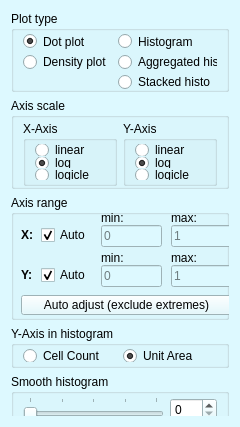
<?xml version="1.0" encoding="UTF-8"?>
<ui version="4.0">
 <class>Form</class>
 <widget class="QWidget" name="Form">
  <property name="geometry">
   <rect>
    <x>0</x>
    <y>0</y>
    <width>240</width>
    <height>421</height>
   </rect>
  </property>
  <property name="sizePolicy">
   <sizepolicy hsizetype="Preferred" vsizetype="Preferred">
    <horstretch>0</horstretch>
    <verstretch>0</verstretch>
   </sizepolicy>
  </property>
  <property name="minimumSize">
   <size>
    <width>240</width>
    <height>0</height>
   </size>
  </property>
  <property name="palette">
   <palette>
    <active>
     <colorrole role="WindowText">
      <brush brushstyle="SolidPattern">
       <color alpha="255">
        <red>0</red>
        <green>0</green>
        <blue>0</blue>
       </color>
      </brush>
     </colorrole>
     <colorrole role="Button">
      <brush brushstyle="SolidPattern">
       <color alpha="255">
        <red>221</red>
        <green>249</green>
        <blue>255</blue>
       </color>
      </brush>
     </colorrole>
     <colorrole role="Light">
      <brush brushstyle="SolidPattern">
       <color alpha="255">
        <red>255</red>
        <green>255</green>
        <blue>255</blue>
       </color>
      </brush>
     </colorrole>
     <colorrole role="Midlight">
      <brush brushstyle="SolidPattern">
       <color alpha="255">
        <red>238</red>
        <green>252</green>
        <blue>255</blue>
       </color>
      </brush>
     </colorrole>
     <colorrole role="Dark">
      <brush brushstyle="SolidPattern">
       <color alpha="255">
        <red>110</red>
        <green>124</green>
        <blue>127</blue>
       </color>
      </brush>
     </colorrole>
     <colorrole role="Mid">
      <brush brushstyle="SolidPattern">
       <color alpha="255">
        <red>147</red>
        <green>166</green>
        <blue>170</blue>
       </color>
      </brush>
     </colorrole>
     <colorrole role="Text">
      <brush brushstyle="SolidPattern">
       <color alpha="255">
        <red>0</red>
        <green>0</green>
        <blue>0</blue>
       </color>
      </brush>
     </colorrole>
     <colorrole role="BrightText">
      <brush brushstyle="SolidPattern">
       <color alpha="255">
        <red>255</red>
        <green>255</green>
        <blue>255</blue>
       </color>
      </brush>
     </colorrole>
     <colorrole role="ButtonText">
      <brush brushstyle="SolidPattern">
       <color alpha="255">
        <red>0</red>
        <green>0</green>
        <blue>0</blue>
       </color>
      </brush>
     </colorrole>
     <colorrole role="Base">
      <brush brushstyle="SolidPattern">
       <color alpha="255">
        <red>255</red>
        <green>255</green>
        <blue>255</blue>
       </color>
      </brush>
     </colorrole>
     <colorrole role="Window">
      <brush brushstyle="SolidPattern">
       <color alpha="255">
        <red>221</red>
        <green>249</green>
        <blue>255</blue>
       </color>
      </brush>
     </colorrole>
     <colorrole role="Shadow">
      <brush brushstyle="SolidPattern">
       <color alpha="255">
        <red>0</red>
        <green>0</green>
        <blue>0</blue>
       </color>
      </brush>
     </colorrole>
     <colorrole role="AlternateBase">
      <brush brushstyle="SolidPattern">
       <color alpha="255">
        <red>238</red>
        <green>252</green>
        <blue>255</blue>
       </color>
      </brush>
     </colorrole>
     <colorrole role="ToolTipBase">
      <brush brushstyle="SolidPattern">
       <color alpha="255">
        <red>255</red>
        <green>255</green>
        <blue>220</blue>
       </color>
      </brush>
     </colorrole>
     <colorrole role="ToolTipText">
      <brush brushstyle="SolidPattern">
       <color alpha="255">
        <red>0</red>
        <green>0</green>
        <blue>0</blue>
       </color>
      </brush>
     </colorrole>
    </active>
    <inactive>
     <colorrole role="WindowText">
      <brush brushstyle="SolidPattern">
       <color alpha="255">
        <red>0</red>
        <green>0</green>
        <blue>0</blue>
       </color>
      </brush>
     </colorrole>
     <colorrole role="Button">
      <brush brushstyle="SolidPattern">
       <color alpha="255">
        <red>221</red>
        <green>249</green>
        <blue>255</blue>
       </color>
      </brush>
     </colorrole>
     <colorrole role="Light">
      <brush brushstyle="SolidPattern">
       <color alpha="255">
        <red>255</red>
        <green>255</green>
        <blue>255</blue>
       </color>
      </brush>
     </colorrole>
     <colorrole role="Midlight">
      <brush brushstyle="SolidPattern">
       <color alpha="255">
        <red>238</red>
        <green>252</green>
        <blue>255</blue>
       </color>
      </brush>
     </colorrole>
     <colorrole role="Dark">
      <brush brushstyle="SolidPattern">
       <color alpha="255">
        <red>110</red>
        <green>124</green>
        <blue>127</blue>
       </color>
      </brush>
     </colorrole>
     <colorrole role="Mid">
      <brush brushstyle="SolidPattern">
       <color alpha="255">
        <red>147</red>
        <green>166</green>
        <blue>170</blue>
       </color>
      </brush>
     </colorrole>
     <colorrole role="Text">
      <brush brushstyle="SolidPattern">
       <color alpha="255">
        <red>0</red>
        <green>0</green>
        <blue>0</blue>
       </color>
      </brush>
     </colorrole>
     <colorrole role="BrightText">
      <brush brushstyle="SolidPattern">
       <color alpha="255">
        <red>255</red>
        <green>255</green>
        <blue>255</blue>
       </color>
      </brush>
     </colorrole>
     <colorrole role="ButtonText">
      <brush brushstyle="SolidPattern">
       <color alpha="255">
        <red>0</red>
        <green>0</green>
        <blue>0</blue>
       </color>
      </brush>
     </colorrole>
     <colorrole role="Base">
      <brush brushstyle="SolidPattern">
       <color alpha="255">
        <red>255</red>
        <green>255</green>
        <blue>255</blue>
       </color>
      </brush>
     </colorrole>
     <colorrole role="Window">
      <brush brushstyle="SolidPattern">
       <color alpha="255">
        <red>221</red>
        <green>249</green>
        <blue>255</blue>
       </color>
      </brush>
     </colorrole>
     <colorrole role="Shadow">
      <brush brushstyle="SolidPattern">
       <color alpha="255">
        <red>0</red>
        <green>0</green>
        <blue>0</blue>
       </color>
      </brush>
     </colorrole>
     <colorrole role="AlternateBase">
      <brush brushstyle="SolidPattern">
       <color alpha="255">
        <red>238</red>
        <green>252</green>
        <blue>255</blue>
       </color>
      </brush>
     </colorrole>
     <colorrole role="ToolTipBase">
      <brush brushstyle="SolidPattern">
       <color alpha="255">
        <red>255</red>
        <green>255</green>
        <blue>220</blue>
       </color>
      </brush>
     </colorrole>
     <colorrole role="ToolTipText">
      <brush brushstyle="SolidPattern">
       <color alpha="255">
        <red>0</red>
        <green>0</green>
        <blue>0</blue>
       </color>
      </brush>
     </colorrole>
    </inactive>
    <disabled>
     <colorrole role="WindowText">
      <brush brushstyle="SolidPattern">
       <color alpha="255">
        <red>110</red>
        <green>124</green>
        <blue>127</blue>
       </color>
      </brush>
     </colorrole>
     <colorrole role="Button">
      <brush brushstyle="SolidPattern">
       <color alpha="255">
        <red>221</red>
        <green>249</green>
        <blue>255</blue>
       </color>
      </brush>
     </colorrole>
     <colorrole role="Light">
      <brush brushstyle="SolidPattern">
       <color alpha="255">
        <red>255</red>
        <green>255</green>
        <blue>255</blue>
       </color>
      </brush>
     </colorrole>
     <colorrole role="Midlight">
      <brush brushstyle="SolidPattern">
       <color alpha="255">
        <red>238</red>
        <green>252</green>
        <blue>255</blue>
       </color>
      </brush>
     </colorrole>
     <colorrole role="Dark">
      <brush brushstyle="SolidPattern">
       <color alpha="255">
        <red>110</red>
        <green>124</green>
        <blue>127</blue>
       </color>
      </brush>
     </colorrole>
     <colorrole role="Mid">
      <brush brushstyle="SolidPattern">
       <color alpha="255">
        <red>147</red>
        <green>166</green>
        <blue>170</blue>
       </color>
      </brush>
     </colorrole>
     <colorrole role="Text">
      <brush brushstyle="SolidPattern">
       <color alpha="255">
        <red>110</red>
        <green>124</green>
        <blue>127</blue>
       </color>
      </brush>
     </colorrole>
     <colorrole role="BrightText">
      <brush brushstyle="SolidPattern">
       <color alpha="255">
        <red>255</red>
        <green>255</green>
        <blue>255</blue>
       </color>
      </brush>
     </colorrole>
     <colorrole role="ButtonText">
      <brush brushstyle="SolidPattern">
       <color alpha="255">
        <red>110</red>
        <green>124</green>
        <blue>127</blue>
       </color>
      </brush>
     </colorrole>
     <colorrole role="Base">
      <brush brushstyle="SolidPattern">
       <color alpha="255">
        <red>221</red>
        <green>249</green>
        <blue>255</blue>
       </color>
      </brush>
     </colorrole>
     <colorrole role="Window">
      <brush brushstyle="SolidPattern">
       <color alpha="255">
        <red>221</red>
        <green>249</green>
        <blue>255</blue>
       </color>
      </brush>
     </colorrole>
     <colorrole role="Shadow">
      <brush brushstyle="SolidPattern">
       <color alpha="255">
        <red>0</red>
        <green>0</green>
        <blue>0</blue>
       </color>
      </brush>
     </colorrole>
     <colorrole role="AlternateBase">
      <brush brushstyle="SolidPattern">
       <color alpha="255">
        <red>221</red>
        <green>249</green>
        <blue>255</blue>
       </color>
      </brush>
     </colorrole>
     <colorrole role="ToolTipBase">
      <brush brushstyle="SolidPattern">
       <color alpha="255">
        <red>255</red>
        <green>255</green>
        <blue>220</blue>
       </color>
      </brush>
     </colorrole>
     <colorrole role="ToolTipText">
      <brush brushstyle="SolidPattern">
       <color alpha="255">
        <red>0</red>
        <green>0</green>
        <blue>0</blue>
       </color>
      </brush>
     </colorrole>
    </disabled>
   </palette>
  </property>
  <property name="windowTitle">
   <string>Form</string>
  </property>
  <property name="autoFillBackground">
   <bool>true</bool>
  </property>
  <layout class="QVBoxLayout" name="verticalLayout_4">
   <item>
    <widget class="QGroupBox" name="plotTypeBox">
     <property name="minimumSize">
      <size>
       <width>0</width>
       <height>81</height>
      </size>
     </property>
     <property name="title">
      <string>Plot type</string>
     </property>
     <property name="flat">
      <bool>true</bool>
     </property>
     <layout class="QGridLayout" name="gridLayout_2" columnstretch="2,3">
      <property name="topMargin">
       <number>3</number>
      </property>
      <property name="bottomMargin">
       <number>0</number>
      </property>
      <item row="0" column="0">
       <widget class="QRadioButton" name="dotRadio">
        <property name="text">
         <string>Dot plot</string>
        </property>
        <property name="checked">
         <bool>true</bool>
        </property>
       </widget>
      </item>
      <item row="0" column="1">
       <widget class="QRadioButton" name="histRadio">
        <property name="text">
         <string>Histogram</string>
        </property>
       </widget>
      </item>
      <item row="2" column="1">
       <widget class="QRadioButton" name="stackhistRadio">
        <property name="text">
         <string>Stacked histo</string>
        </property>
       </widget>
      </item>
      <item row="1" column="1">
       <widget class="QRadioButton" name="aggrehistRadio">
        <property name="text">
         <string>Aggregated histo</string>
        </property>
       </widget>
      </item>
      <item row="1" column="0">
       <widget class="QRadioButton" name="densityRadio">
        <property name="text">
         <string>Density plot</string>
        </property>
       </widget>
      </item>
     </layout>
    </widget>
   </item>
   <item>
    <widget class="QGroupBox" name="axisOptionBox">
     <property name="minimumSize">
      <size>
       <width>0</width>
       <height>91</height>
      </size>
     </property>
     <property name="title">
      <string>Axis scale</string>
     </property>
     <property name="flat">
      <bool>true</bool>
     </property>
     <layout class="QHBoxLayout" name="horizontalLayout_4">
      <property name="topMargin">
       <number>3</number>
      </property>
      <property name="bottomMargin">
       <number>0</number>
      </property>
      <item>
       <widget class="QGroupBox" name="xAxisOptionBox">
        <property name="title">
         <string>X-Axis</string>
        </property>
        <property name="flat">
         <bool>false</bool>
        </property>
        <layout class="QVBoxLayout" name="verticalLayout_5">
         <property name="spacing">
          <number>1</number>
         </property>
         <property name="topMargin">
          <number>3</number>
         </property>
         <property name="bottomMargin">
          <number>3</number>
         </property>
         <item>
          <widget class="QRadioButton" name="xLinRadio">
           <property name="text">
            <string>linear</string>
           </property>
          </widget>
         </item>
         <item>
          <widget class="QRadioButton" name="xLogRadio">
           <property name="text">
            <string>log</string>
           </property>
           <property name="checked">
            <bool>true</bool>
           </property>
          </widget>
         </item>
         <item>
          <widget class="QRadioButton" name="xLogicleRadio">
           <property name="text">
            <string>logicle</string>
           </property>
          </widget>
         </item>
        </layout>
       </widget>
      </item>
      <item>
       <widget class="QGroupBox" name="yAxisOptionBox">
        <property name="title">
         <string>Y-Axis</string>
        </property>
        <property name="flat">
         <bool>false</bool>
        </property>
        <layout class="QVBoxLayout" name="verticalLayout_2">
         <property name="spacing">
          <number>1</number>
         </property>
         <property name="topMargin">
          <number>3</number>
         </property>
         <property name="bottomMargin">
          <number>3</number>
         </property>
         <item>
          <widget class="QRadioButton" name="yLinRadio">
           <property name="text">
            <string>linear</string>
           </property>
          </widget>
         </item>
         <item>
          <widget class="QRadioButton" name="yLogRadio">
           <property name="text">
            <string>log</string>
           </property>
           <property name="checked">
            <bool>true</bool>
           </property>
          </widget>
         </item>
         <item>
          <widget class="QRadioButton" name="yLogicleRadio">
           <property name="text">
            <string>logicle</string>
           </property>
          </widget>
         </item>
        </layout>
       </widget>
      </item>
     </layout>
    </widget>
   </item>
   <item>
    <widget class="QGroupBox" name="xRangeBox">
     <property name="minimumSize">
      <size>
       <width>0</width>
       <height>125</height>
      </size>
     </property>
     <property name="title">
      <string>Axis range</string>
     </property>
     <property name="flat">
      <bool>true</bool>
     </property>
     <widget class="QCheckBox" name="xlimAutoCheck">
      <property name="geometry">
       <rect>
        <x>30</x>
        <y>30</y>
        <width>51</width>
        <height>20</height>
       </rect>
      </property>
      <property name="text">
       <string>Auto</string>
      </property>
      <property name="checked">
       <bool>true</bool>
      </property>
     </widget>
     <widget class="QLineEdit" name="xlimMinEdit">
      <property name="enabled">
       <bool>false</bool>
      </property>
      <property name="geometry">
       <rect>
        <x>90</x>
        <y>30</y>
        <width>61</width>
        <height>22</height>
       </rect>
      </property>
      <property name="text">
       <string notr="true">0</string>
      </property>
     </widget>
     <widget class="QLineEdit" name="xlimMaxEdit">
      <property name="enabled">
       <bool>false</bool>
      </property>
      <property name="geometry">
       <rect>
        <x>160</x>
        <y>30</y>
        <width>61</width>
        <height>22</height>
       </rect>
      </property>
      <property name="text">
       <string notr="true">1</string>
      </property>
     </widget>
     <widget class="QLabel" name="label_3">
      <property name="geometry">
       <rect>
        <x>90</x>
        <y>15</y>
        <width>31</width>
        <height>16</height>
       </rect>
      </property>
      <property name="text">
       <string>min:</string>
      </property>
     </widget>
     <widget class="QLabel" name="label_6">
      <property name="geometry">
       <rect>
        <x>160</x>
        <y>15</y>
        <width>41</width>
        <height>16</height>
       </rect>
      </property>
      <property name="text">
       <string>max:</string>
      </property>
     </widget>
     <widget class="QCheckBox" name="ylimAutoCheck">
      <property name="geometry">
       <rect>
        <x>30</x>
        <y>70</y>
        <width>51</width>
        <height>20</height>
       </rect>
      </property>
      <property name="text">
       <string>Auto</string>
      </property>
      <property name="checked">
       <bool>true</bool>
      </property>
     </widget>
     <widget class="QLineEdit" name="ylimMinEdit">
      <property name="enabled">
       <bool>false</bool>
      </property>
      <property name="geometry">
       <rect>
        <x>90</x>
        <y>70</y>
        <width>61</width>
        <height>22</height>
       </rect>
      </property>
      <property name="text">
       <string notr="true">0</string>
      </property>
     </widget>
     <widget class="QLineEdit" name="ylimMaxEdit">
      <property name="enabled">
       <bool>false</bool>
      </property>
      <property name="geometry">
       <rect>
        <x>160</x>
        <y>70</y>
        <width>61</width>
        <height>22</height>
       </rect>
      </property>
      <property name="text">
       <string notr="true">1</string>
      </property>
     </widget>
     <widget class="QLabel" name="label_8">
      <property name="geometry">
       <rect>
        <x>160</x>
        <y>55</y>
        <width>41</width>
        <height>16</height>
       </rect>
      </property>
      <property name="text">
       <string>max:</string>
      </property>
     </widget>
     <widget class="QLabel" name="label_7">
      <property name="geometry">
       <rect>
        <x>90</x>
        <y>55</y>
        <width>31</width>
        <height>16</height>
       </rect>
      </property>
      <property name="text">
       <string>min:</string>
      </property>
     </widget>
     <widget class="QPushButton" name="noExtremePB">
      <property name="geometry">
       <rect>
        <x>10</x>
        <y>100</y>
        <width>211</width>
        <height>20</height>
       </rect>
      </property>
      <property name="text">
       <string>Auto adjust (exclude extremes)</string>
      </property>
     </widget>
     <widget class="QLabel" name="label_4">
      <property name="geometry">
       <rect>
        <x>10</x>
        <y>30</y>
        <width>16</width>
        <height>20</height>
       </rect>
      </property>
      <property name="font">
       <font>
        <weight>75</weight>
        <bold>true</bold>
       </font>
      </property>
      <property name="text">
       <string>X:</string>
      </property>
     </widget>
     <widget class="QLabel" name="label_5">
      <property name="geometry">
       <rect>
        <x>10</x>
        <y>70</y>
        <width>16</width>
        <height>20</height>
       </rect>
      </property>
      <property name="font">
       <font>
        <weight>75</weight>
        <bold>true</bold>
       </font>
      </property>
      <property name="text">
       <string>Y:</string>
      </property>
     </widget>
    </widget>
   </item>
   <item>
    <widget class="QStackedWidget" name="stackWidget">
     <property name="minimumSize">
      <size>
       <width>0</width>
       <height>90</height>
      </size>
     </property>
     <property name="currentIndex">
      <number>1</number>
     </property>
     <widget class="QWidget" name="pageDots">
      <property name="sizePolicy">
       <sizepolicy hsizetype="Preferred" vsizetype="Minimum">
        <horstretch>0</horstretch>
        <verstretch>0</verstretch>
       </sizepolicy>
      </property>
      <layout class="QVBoxLayout" name="verticalLayout_3">
       <property name="leftMargin">
        <number>0</number>
       </property>
       <property name="topMargin">
        <number>0</number>
       </property>
       <property name="rightMargin">
        <number>0</number>
       </property>
       <property name="bottomMargin">
        <number>0</number>
       </property>
       <item>
        <widget class="QGroupBox" name="groupBox">
         <property name="title">
          <string>Scatter properties</string>
         </property>
         <property name="flat">
          <bool>true</bool>
         </property>
         <layout class="QGridLayout" name="gridLayout">
          <property name="topMargin">
           <number>3</number>
          </property>
          <property name="bottomMargin">
           <number>3</number>
          </property>
          <item row="1" column="2" colspan="2">
           <widget class="QSlider" name="opacitySlider">
            <property name="minimum">
             <number>20</number>
            </property>
            <property name="maximum">
             <number>100</number>
            </property>
            <property name="singleStep">
             <number>20</number>
            </property>
            <property name="pageStep">
             <number>20</number>
            </property>
            <property name="value">
             <number>80</number>
            </property>
            <property name="orientation">
             <enum>Qt::Horizontal</enum>
            </property>
            <property name="tickPosition">
             <enum>QSlider::TicksBelow</enum>
            </property>
            <property name="tickInterval">
             <number>20</number>
            </property>
           </widget>
          </item>
          <item row="0" column="0">
           <widget class="QLabel" name="label">
            <property name="text">
             <string>Dot size:</string>
            </property>
           </widget>
          </item>
          <item row="1" column="4">
           <widget class="QSpinBox" name="opacitySpinBox">
            <property name="sizePolicy">
             <sizepolicy hsizetype="Expanding" vsizetype="Fixed">
              <horstretch>0</horstretch>
              <verstretch>0</verstretch>
             </sizepolicy>
            </property>
            <property name="minimum">
             <number>20</number>
            </property>
            <property name="maximum">
             <number>100</number>
            </property>
            <property name="singleStep">
             <number>20</number>
            </property>
            <property name="value">
             <number>80</number>
            </property>
           </widget>
          </item>
          <item row="1" column="0">
           <widget class="QLabel" name="label_2">
            <property name="text">
             <string>Opacity (%):</string>
            </property>
           </widget>
          </item>
          <item row="0" column="2" colspan="3">
           <widget class="QComboBox" name="dotSizeComboBox">
            <item>
             <property name="text">
              <string>Smaller</string>
             </property>
            </item>
            <item>
             <property name="text">
              <string>Small</string>
             </property>
            </item>
            <item>
             <property name="text">
              <string>Regular</string>
             </property>
            </item>
            <item>
             <property name="text">
              <string>Big</string>
             </property>
            </item>
            <item>
             <property name="text">
              <string>Bigger</string>
             </property>
            </item>
           </widget>
          </item>
         </layout>
        </widget>
       </item>
      </layout>
     </widget>
     <widget class="QWidget" name="pageHist">
      <property name="sizePolicy">
       <sizepolicy hsizetype="Preferred" vsizetype="Minimum">
        <horstretch>0</horstretch>
        <verstretch>0</verstretch>
       </sizepolicy>
      </property>
      <layout class="QVBoxLayout" name="verticalLayout">
       <property name="leftMargin">
        <number>0</number>
       </property>
       <property name="topMargin">
        <number>0</number>
       </property>
       <property name="rightMargin">
        <number>0</number>
       </property>
       <property name="bottomMargin">
        <number>0</number>
       </property>
       <item>
        <widget class="QGroupBox" name="normBox">
         <property name="title">
          <string>Y-Axis in histogram</string>
         </property>
         <property name="flat">
          <bool>true</bool>
         </property>
         <layout class="QGridLayout" name="gridLayout_3">
          <property name="topMargin">
           <number>3</number>
          </property>
          <property name="bottomMargin">
           <number>3</number>
          </property>
          <item row="2" column="1">
           <widget class="QRadioButton" name="norm2PercRadio">
            <property name="text">
             <string>Unit Area</string>
            </property>
            <property name="checked">
             <bool>true</bool>
            </property>
           </widget>
          </item>
          <item row="2" column="0">
           <widget class="QRadioButton" name="norm2CountRadio">
            <property name="text">
             <string>Cell Count</string>
            </property>
           </widget>
          </item>
         </layout>
        </widget>
       </item>
       <item>
        <widget class="QGroupBox" name="smoothBox">
         <property name="minimumSize">
          <size>
           <width>0</width>
           <height>55</height>
          </size>
         </property>
         <property name="title">
          <string>Smooth histogram</string>
         </property>
         <property name="flat">
          <bool>true</bool>
         </property>
         <layout class="QHBoxLayout" name="horizontalLayout_5">
          <property name="topMargin">
           <number>3</number>
          </property>
          <property name="bottomMargin">
           <number>3</number>
          </property>
          <item>
           <widget class="QSlider" name="smoothSlider">
            <property name="sizePolicy">
             <sizepolicy hsizetype="Expanding" vsizetype="Expanding">
              <horstretch>0</horstretch>
              <verstretch>0</verstretch>
             </sizepolicy>
            </property>
            <property name="maximum">
             <number>128</number>
            </property>
            <property name="singleStep">
             <number>8</number>
            </property>
            <property name="pageStep">
             <number>8</number>
            </property>
            <property name="tracking">
             <bool>false</bool>
            </property>
            <property name="orientation">
             <enum>Qt::Horizontal</enum>
            </property>
            <property name="tickPosition">
             <enum>QSlider::TicksAbove</enum>
            </property>
            <property name="tickInterval">
             <number>32</number>
            </property>
           </widget>
          </item>
          <item>
           <widget class="QSpinBox" name="smoothSpinBox">
            <property name="maximumSize">
             <size>
              <width>50</width>
              <height>16777215</height>
             </size>
            </property>
            <property name="maximum">
             <number>128</number>
            </property>
            <property name="singleStep">
             <number>8</number>
            </property>
           </widget>
          </item>
         </layout>
        </widget>
       </item>
      </layout>
     </widget>
    </widget>
   </item>
   <item>
    <spacer name="verticalSpacer">
     <property name="orientation">
      <enum>Qt::Vertical</enum>
     </property>
     <property name="sizeHint" stdset="0">
      <size>
       <width>20</width>
       <height>0</height>
      </size>
     </property>
    </spacer>
   </item>
  </layout>
 </widget>
 <resources/>
 <connections>
  <connection>
   <sender>smoothSlider</sender>
   <signal>valueChanged(int)</signal>
   <receiver>smoothSpinBox</receiver>
   <slot>setValue(int)</slot>
   <hints>
    <hint type="sourcelabel">
     <x>720</x>
     <y>764</y>
    </hint>
    <hint type="destinationlabel">
     <x>913</x>
     <y>766</y>
    </hint>
   </hints>
  </connection>
  <connection>
   <sender>smoothSpinBox</sender>
   <signal>valueChanged(int)</signal>
   <receiver>smoothSlider</receiver>
   <slot>setValue(int)</slot>
   <hints>
    <hint type="sourcelabel">
     <x>913</x>
     <y>766</y>
    </hint>
    <hint type="destinationlabel">
     <x>720</x>
     <y>764</y>
    </hint>
   </hints>
  </connection>
  <connection>
   <sender>xlimAutoCheck</sender>
   <signal>toggled(bool)</signal>
   <receiver>xlimMaxEdit</receiver>
   <slot>setDisabled(bool)</slot>
   <hints>
    <hint type="sourcelabel">
     <x>1242</x>
     <y>758</y>
    </hint>
    <hint type="destinationlabel">
     <x>1387</x>
     <y>759</y>
    </hint>
   </hints>
  </connection>
  <connection>
   <sender>xlimAutoCheck</sender>
   <signal>toggled(bool)</signal>
   <receiver>xlimMinEdit</receiver>
   <slot>setDisabled(bool)</slot>
   <hints>
    <hint type="sourcelabel">
     <x>1242</x>
     <y>758</y>
    </hint>
    <hint type="destinationlabel">
     <x>1317</x>
     <y>759</y>
    </hint>
   </hints>
  </connection>
  <connection>
   <sender>ylimAutoCheck</sender>
   <signal>toggled(bool)</signal>
   <receiver>ylimMinEdit</receiver>
   <slot>setDisabled(bool)</slot>
   <hints>
    <hint type="sourcelabel">
     <x>1242</x>
     <y>826</y>
    </hint>
    <hint type="destinationlabel">
     <x>1317</x>
     <y>827</y>
    </hint>
   </hints>
  </connection>
  <connection>
   <sender>ylimAutoCheck</sender>
   <signal>toggled(bool)</signal>
   <receiver>ylimMaxEdit</receiver>
   <slot>setDisabled(bool)</slot>
   <hints>
    <hint type="sourcelabel">
     <x>1242</x>
     <y>826</y>
    </hint>
    <hint type="destinationlabel">
     <x>1387</x>
     <y>827</y>
    </hint>
   </hints>
  </connection>
  <connection>
   <sender>dotRadio</sender>
   <signal>toggled(bool)</signal>
   <receiver>normBox</receiver>
   <slot>setDisabled(bool)</slot>
   <hints>
    <hint type="sourcelabel">
     <x>91</x>
     <y>44</y>
    </hint>
    <hint type="destinationlabel">
     <x>172</x>
     <y>448</y>
    </hint>
   </hints>
  </connection>
  <connection>
   <sender>opacitySlider</sender>
   <signal>valueChanged(int)</signal>
   <receiver>opacitySpinBox</receiver>
   <slot>setValue(int)</slot>
   <hints>
    <hint type="sourcelabel">
     <x>113</x>
     <y>307</y>
    </hint>
    <hint type="destinationlabel">
     <x>187</x>
     <y>308</y>
    </hint>
   </hints>
  </connection>
  <connection>
   <sender>opacitySpinBox</sender>
   <signal>valueChanged(int)</signal>
   <receiver>opacitySlider</receiver>
   <slot>setValue(int)</slot>
   <hints>
    <hint type="sourcelabel">
     <x>187</x>
     <y>308</y>
    </hint>
    <hint type="destinationlabel">
     <x>113</x>
     <y>307</y>
    </hint>
   </hints>
  </connection>
 </connections>
</ui>
